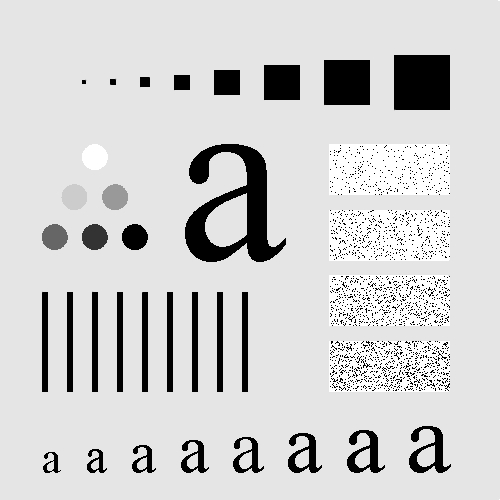
#> input picture assets/letter_a.tif, 500 x 500 px
$ python average_filter.py   (older library calls are emulated)
#> lines starting #> are read from the running program, lines starting #| are printed output that depends on the picture
### libraries.py
import cv2
import numpy as np
import os
import matplotlib.pyplot as plt
import scipy as sp


# [30 lines left out: functions correlation_filter_with_padding, median_filter, not called in this run]


def correlation_with_no_padding(img, filter):
    # Obtain number of rows and columns
    # of the image
    m, n = img.shape

    # Convolve the 3X3 mask over the image
    img_new = np.zeros([m, n])
    filter_height, filter_width = filter.shape

    start_row = filter_height // 2
    start_column = filter_width // 2
    for i in range(start_row, m - start_row):
        for j in range(start_column, n - start_column):
            temp = np.sum(img[i - start_row:i + start_row + 1, j - start_column:j + start_column + 1] * filter)
            img_new[i, j] = temp

    img_new = img_new.astype(np.uint8)
    return img_new


# [47 lines left out: functions median_filter_with_no_padding, filter_image_in_frequency, ideal_freq_low_pass_filter, not called in this run]


def ideal_freq_high_pass_filter(size, cutoff_freq):
    ideal_hp_filter = 1 - ideal_freq_low_pass_filter(size, cutoff_freq)
    return ideal_hp_filter


# [5 lines left out: function gaussian_low_pass_filter, not called in this run]


def gaussian_high_pass_filter(size, cutoff_freq):
    gauss_hp_filter = 1 - gaussian_low_pass_filter(size, cutoff_freq)
    return gauss_hp_filter


# [9 lines left out: function butterworth_low_pass_filter, not called in this run]


def butterworth_high_pass_filter(size, cutoff_freq, order):
    butterworth_lp_filter = 1 - butterworth_low_pass_filter(size, cutoff_freq, order)
    return butterworth_lp_filter

### lecture4/average_filter.py
from libraries import *

mask_size = [3, 5, 9, 15, 35]

letter_a = os.path.join(os.path.dirname(__file__), "../assets/letter_a.tif")
image = cv2.imread(letter_a, 0)
#> image is the input picture: shape (500, 500); min 0, max 255, mean 207.4

cv2.imshow("Original", image)

for mask in mask_size:
    # Develop Averaging filter mask
    filter = np.ones([mask, mask], dtype=int)
    filter = filter / (mask * mask)
    averaged_image = correlation_with_no_padding(image, filter)
    cv2.imshow(str(mask) + " X " + str(mask) + " avg filter", averaged_image)
    cv2.waitKey(100)
#> this loop made 5 passes
#> pass 1, `averaged_image = correlation_with_no_padding(image, filter)`:
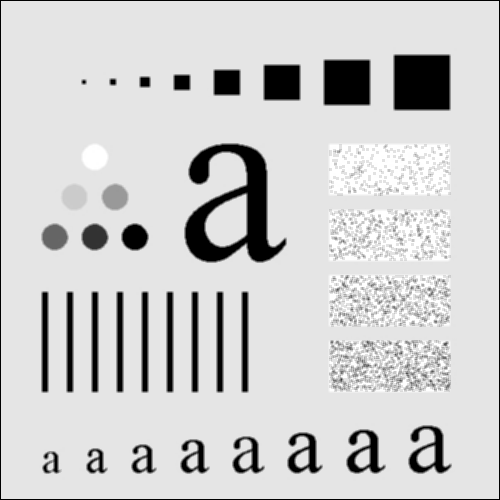
#> averaged_image: shape (500, 500); min 0, max 255, mean 205.5
#> pass 2, `averaged_image = correlation_with_no_padding(image, filter)`:
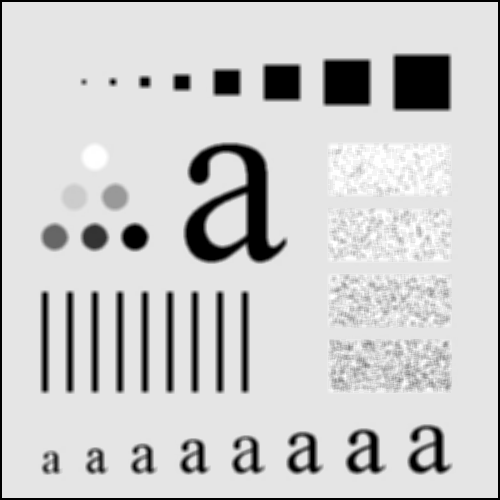
#> averaged_image: shape (500, 500); min 0, max 255, mean 203.6
#> pass 3, `averaged_image = correlation_with_no_padding(image, filter)`:
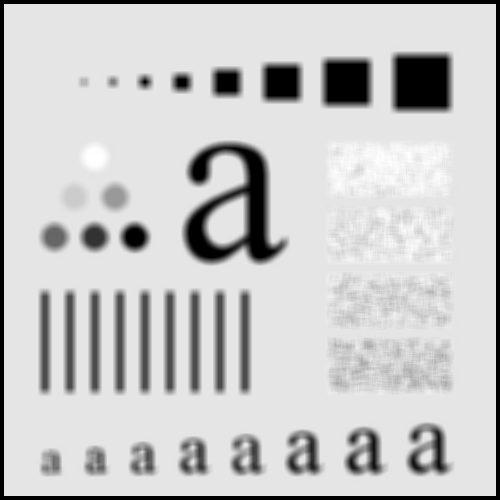
#> averaged_image: shape (500, 500); min 0, max 255, mean 199.9
#> after the loop: filter: shape (35, 35) float64; every value is 0.000816

cv2.waitKey(0)
cv2.destroyAllWindows()
